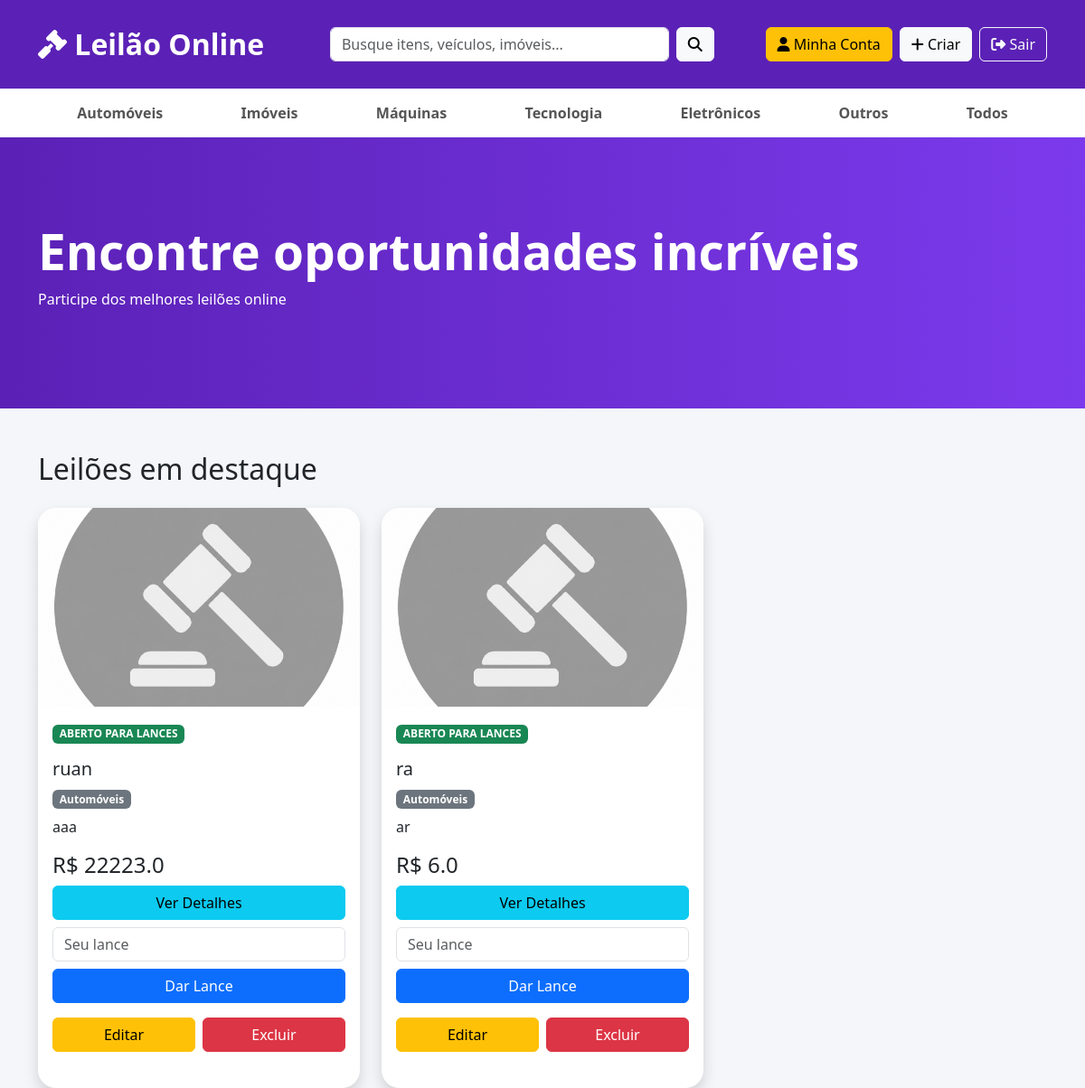
Screenshot of / (signed in) with the database file from the repository.
### app.py (models this page shows)
class Leilao(db.Model):
    id = db.Column(
        db.Integer,
        primary_key=True
    )
    titulo = db.Column(
        db.String(100),
        nullable=False
    )
    descricao = db.Column(
        db.Text
    )
    preco_inicial = db.Column(
        db.Float,
        nullable=False
    )
    lance_atual = db.Column(
        db.Float
    )
    imagem = db.Column(
        db.String(200),
        default='sem-imagem.jpg'
    )
    data_fim = db.Column(
        db.DateTime
    )
    criador_id = db.Column(
        db.Integer,
        db.ForeignKey('user.id')
    )
    categoria = db.Column(
        db.String(50)
    )
    encerrado = db.Column(
        db.Boolean,
        default=False
    )
    vencedor_id = db.Column(
        db.Integer,
        db.ForeignKey('user.id')
    )
    encerrado = db.Column(
        db.Boolean,
        default=False
    )
    vencedor_id = db.Column(
        db.Integer,
        db.ForeignKey('user.id')
    )

### app.py (the view)
@app.route('/')
@login_required
def home():
    for leilao in Leilao.query.all():
        if (
            not leilao.encerrado
            and datetime.now() > leilao.data_fim
        ):
            leilao.encerrado = True
            ultimo_lance = Lance.query.filter_by(
                leilao_id=leilao.id
            ).order_by(
                Lance.valor.desc()
            ).first()
            if ultimo_lance:
                leilao.vencedor_id = (
                    ultimo_lance.usuario_id
                )
    db.session.commit()
    categoria = request.args.get(
        'categoria'
    )
    if categoria:
        leiloes = Leilao.query.filter_by(
            categoria=categoria
        ).all()
    else:
        leiloes = Leilao.query.all()
    return render_template(
        'home.html',
        leiloes=leiloes
    )

### app.py (called while the page is built)
@login_manager.user_loader
def load_user(user_id):
    return User.query.get(int(user_id))

### templates/home.html
{% extends 'base.html' %}
{% block conteudo %}
<h2 class="mb-4">
Leilões em destaque
</h2>
<div class="row">
{% for leilao in leiloes %}
<div class="col-md-4">
<div class="card shadow mb-4 h-100">
<img
src="{{ url_for(
'static',
filename='uploads/' + (leilao.imagem or 'sem-imagem.jpg')
)}}"
class="card-img-top">
<div class="card-body">
<span class="badge bg-success">
ABERTO PARA LANCES
</span>
<h5 class="mt-3">
{{leilao.titulo}}
</h5>
<span class="badge bg-secondary mb-2">
{{leilao.categoria}}
</span>
<p>
{{leilao.descricao}}
</p>
<h4>
R$ {{leilao.lance_atual}}
</h4>
<a
href="/leilao/{{leilao.id}}"
class="btn btn-info w-100 mb-2">
Ver Detalhes
</a>
<form
action="/lance/{{leilao.id}}"
method="POST">
<input
type="number"
step="0.01"
name="valor"
required
min="{{leilao.lance_atual + 1}}"
class="form-control mb-2"
placeholder="Seu lance">
<button
class="btn btn-primary w-100">
Dar Lance
</button>
</form>
{% if current_user.is_authenticated %}
{% if current_user.role=="Admin" or current_user.id==leilao.criador_id %}
<div class="d-flex gap-2 mt-3">
<a
href="/editar_leilao/{{leilao.id}}"
class="btn btn-warning w-50">
Editar
</a>
<a
href="/deletar_leilao/{{leilao.id}}"
class="btn btn-danger w-50">
Excluir
</a>
</div>
{% endif %}
{% endif %}
</div>
</div>
</div>
{% endfor %}
</div>
{% endblock %}

### static/style.css (style rules this page uses)
body { background:#f4f6f9; }
.card { border:none; border-radius:20px; overflow:hidden; transition:.4s; }
.card img { height:220px; object-fit:cover; }

### rows the page displays
Leilao: imagem (picture), titulo "ruan", categoria "Automóveis", descricao "aaa", lance_atual "22223.0"
Leilao: imagem (picture), titulo "ra", categoria "Automóveis", descricao "ar", lance_atual "6.0"
